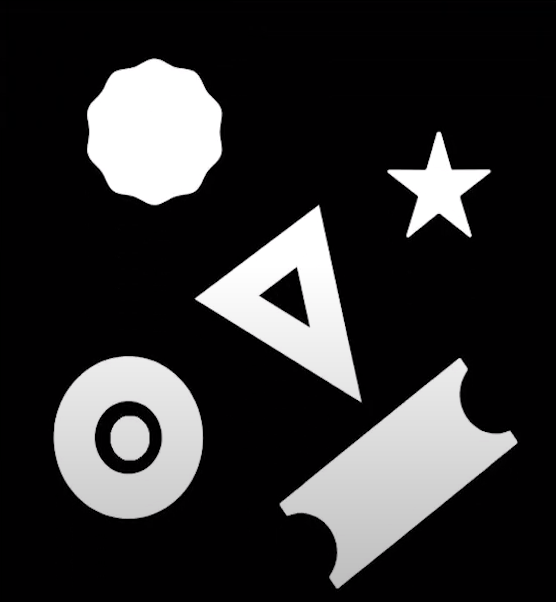
#> input picture OP/Contours/media/img1.png, 556 x 602 px
$ jupyter execute contour.ipynb
#> lines starting #> are read from the running program, lines starting #| are printed output that depends on the picture; after the words box and inside, x2 and y2 are one past the last pixel; in counts of white or black regions, pixels touching at a corner belong together
Importing necessary libraries

[cell 1]
import cv2
import numpy as np
import matplotlib.pyplot as plt

[cell 2]
#Display Function
def display(im_path):
    dpi = 80
    im_data = plt.imread(im_path)

    height, width  = im_data.shape[:2]

    # What size does the figure need to be in inches to fit the image?
    figsize = width / float(dpi), height / float(dpi)

    # Create a figure of the right size with one axes that takes up the full figure
    fig = plt.figure(figsize=figsize)
    ax = fig.add_axes([0, 0, 1, 1])

    # Hide spines, ticks, etc.
    ax.axis('off')

    # Display the image.
    ax.imshow(im_data, cmap='gray')

    plt.show()

Reading the image

[cell 3]
gray_image = cv2.imread("media/img1.png",0) #0->gray
#> gray_image: shape (602, 556); min 0, max 255, mean 48.4

#Display the image
plt.figure(figsize=[10,10])
plt.imshow(gray_image,cmap='gray');plt.title("Original Image");plt.axis("off")

Finding Contours
Function Syntax : contours,hierarchy = cv2.findContours(image,mode,method,contours,heirarchy,offset)
Mode : It is the contour retreival mode.
Method : Chain Approximation Method.

[cell 4]
#finding all the contours in the image
#HERE contours gives a python list
contours,hierarchy = cv2.findContours(gray_image,cv2.RETR_EXTERNAL,cv2.CHAIN_APPROX_SIMPLE)
#> contours = 164 contours, 159 with area under 20; largest, box (x1, y1, x2, y2) and area: (279, 358, 518, 589) 21116, (53, 356, 204, 519) 19125, (87, 58, 223, 206) 15097, (194, 204, 363, 404) 14470, (387, 131, 492, 238) 4112
#Display total number of contours found
print(f"Total Contours: {len(contours)}")
#| Total Contours: 164

Displaying Detected Contours

[cell 5]
image_copy = cv2.imread('media/img1.png')
#> image_copy is the input picture: shape (602, 556, 3); mean B, G, R 49.2, 48.4, 49.2
cv2.drawContours(image_copy,contours,-1,(0,255,0),3)
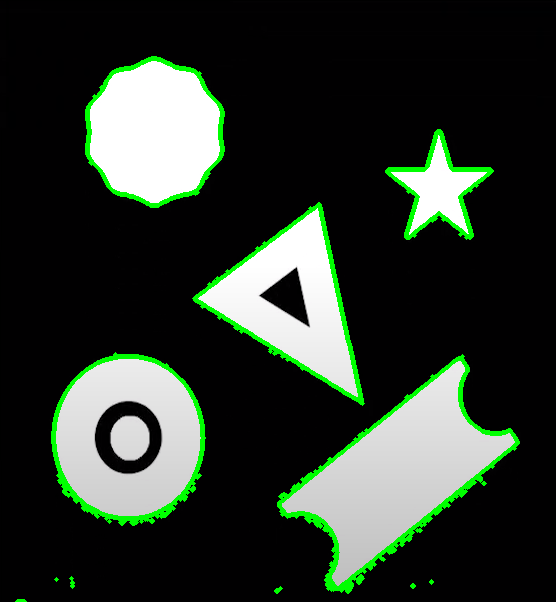
#> image_copy: shape (602, 556, 3); 4.06% of pixels changed, all inside (x1, y1, x2, y2) = (15, 56, 520, 602)
plt.figure(figsize=[10,10])
plt.imshow(image_copy[:,:,::-1]);plt.axis("off")

Preprocessing the Contours to be displayed

[cell 6]
"""
Two Methods:
1. Thresholding based Preprocessing
2. Edge based preprocessing
"""

Thresholding based Preprocessing

[cell 7]
#Read Image
image2 = cv2.imread('media/tree_new.png')
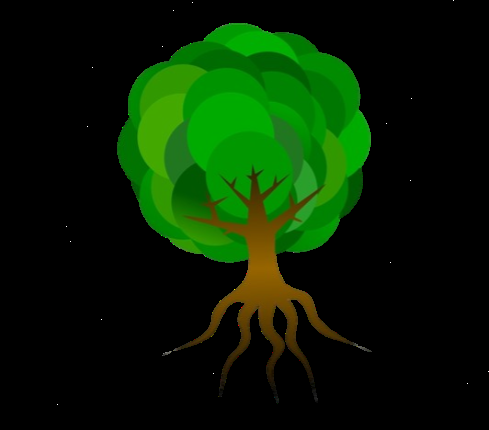
#> input picture OP/Contours/media/tree_new.png, 489 x 430 px
#> image2 is the input picture: shape (430, 489, 3); mean B, G, R 1.3, 32, 7
plt.imshow(image2[:,:,::-1]);plt.axis("off")

[cell 8]
# Gray Scale Conversion
gray = cv2.cvtColor(image2,cv2.COLOR_BGR2GRAY)
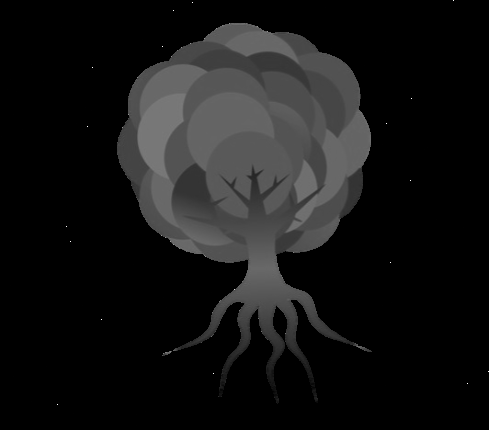
#> gray: shape (430, 489); min 0, max 255, mean 21
plt.imshow(gray,cmap='gray');plt.axis("off")

[cell 9]
#Inversion
inverted = cv2.bitwise_not(gray)
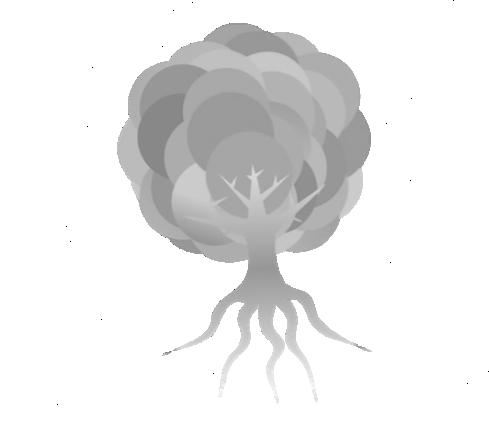
#> inverted: shape (430, 489); min 0, max 255, mean 234
plt.imshow(inverted,cmap='gray');plt.axis("off")

[cell 10]
#Thresholding
_,thresh =  cv2.threshold(inverted, 0, 255, cv2.THRESH_BINARY_INV | cv2.THRESH_OTSU)
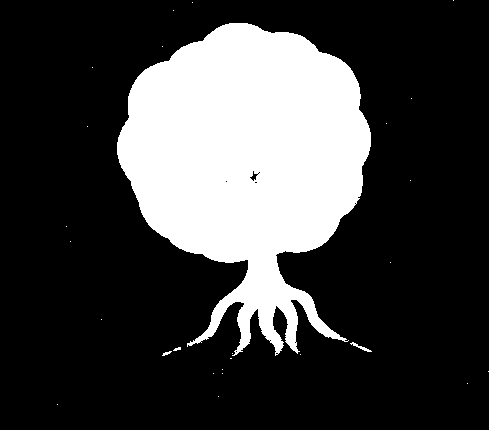
#> thresh: shape (430, 489); 24.7% white; 27 white regions (23 under 20 px)
plt.imshow(thresh,cmap='gray');plt.axis("off")

[cell 11]
image2_copy= image2.copy()

contours,hierarchy = cv2.findContours(thresh,cv2.RETR_CCOMP,cv2.CHAIN_APPROX_SIMPLE)
#> contours = 37 contours, 34 with area under 20; largest, box (x1, y1, x2, y2) and area: (117, 23, 371, 356) 51140, (249, 170, 259, 182) 44, (350, 342, 372, 352) 35
print(len(contours))
#| 37
image2_copy = cv2.drawContours(image2_copy,contours,1,(255,0,0),2)
#> image2_copy: shape (430, 489, 3); under 0.01% of pixels changed, all inside (x1, y1, x2, y2) = (217, 395, 220, 398)
# for c in contours:
#     x,y,w,h = cv2.boundingRect(c)
#     cv2.rectangle(image2_copy,(x,y),(x+w,y+h),(0,255,0),2)
plt.figure(figsize=[10,10])
plt.imshow(image2_copy[:,:,::-1]);plt.axis("off")
